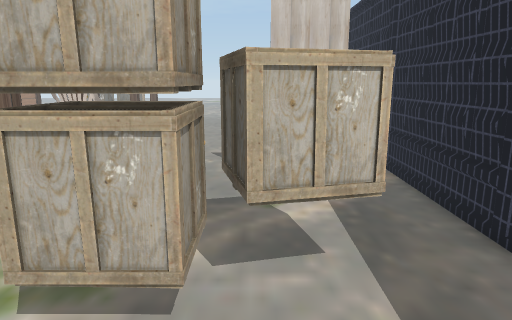
view 1 (above)

22 first-person views from a walk through a 3-D level made in the Unity game engine. The camera is 1.5 m above the floor, tilts 12° down and sees 70° across. The floor is counted in squares, 0.5 m on a side. Each view is taken from the middle of a square. On the plan, view 1 faces up. The plan holds only what a view shows up to about 20 squares ahead; the rest is blank. The place goes on beyond the plan. The player character is not drawn. Some surface patterns are stand-ins.

view 2
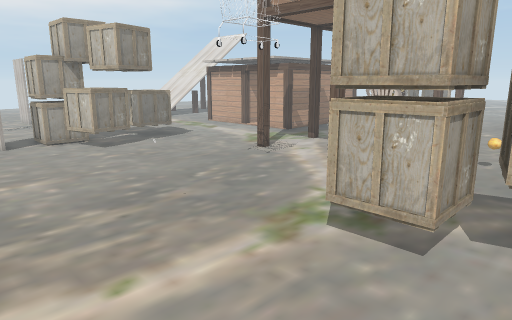

view 3
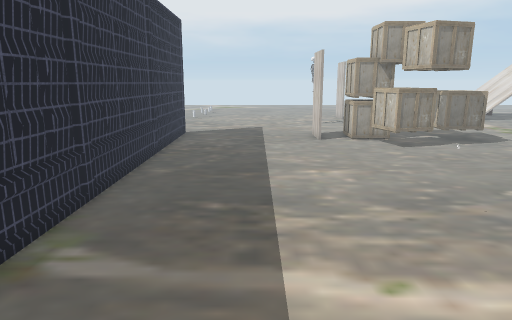

view 4
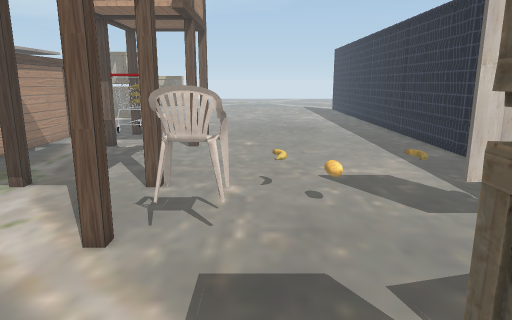

view 5
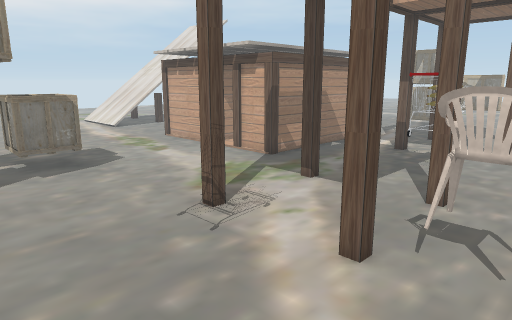

view 6
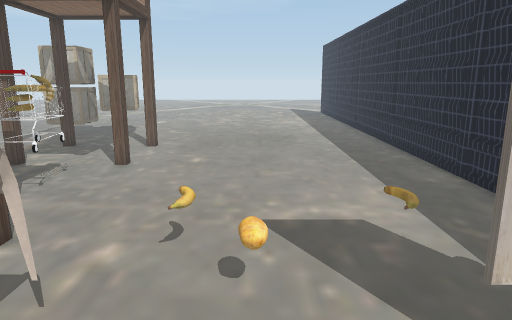

view 7
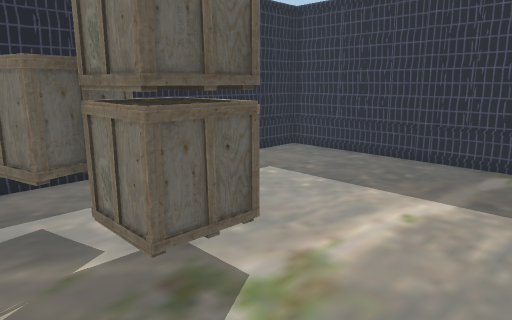

view 8
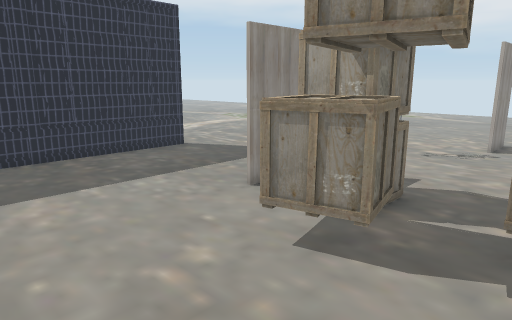

view 9
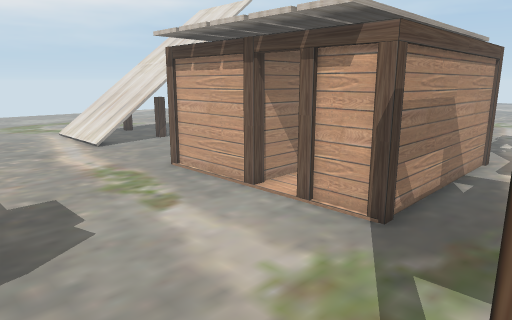

view 10
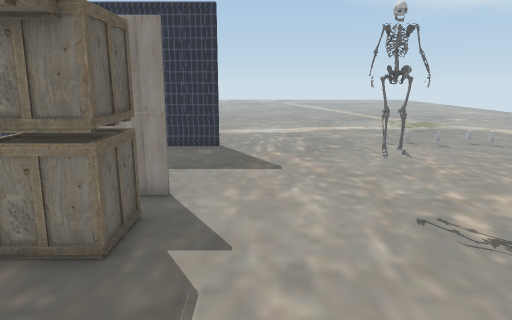

view 11
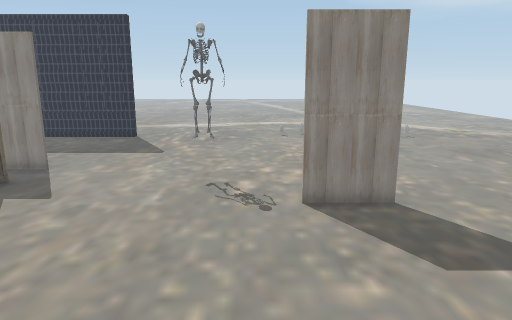

view 12
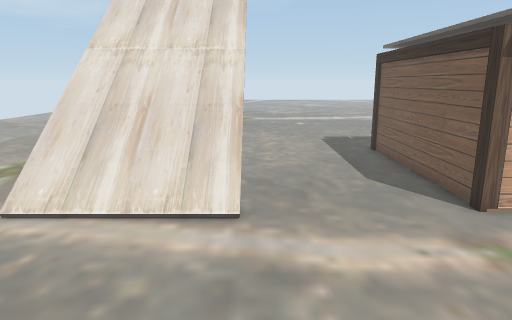

view 13
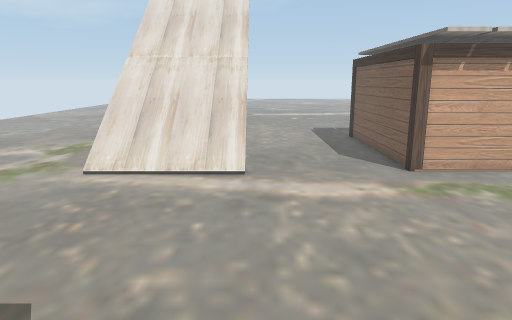

view 14
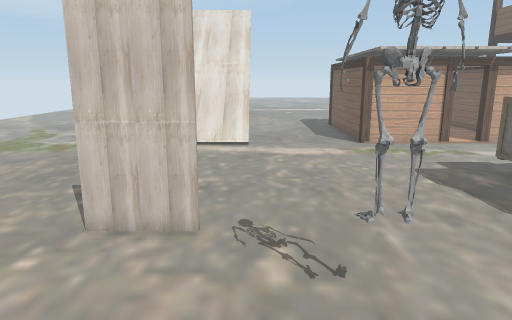

view 15
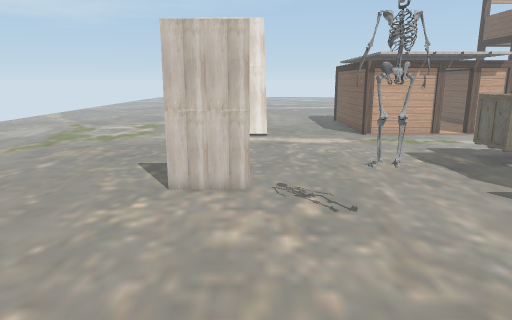

view 16
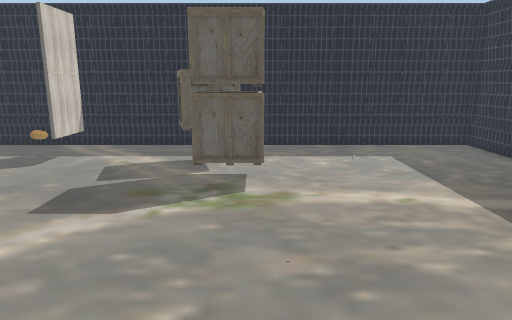

view 17
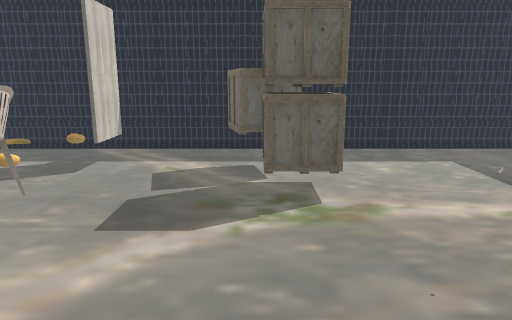

view 18
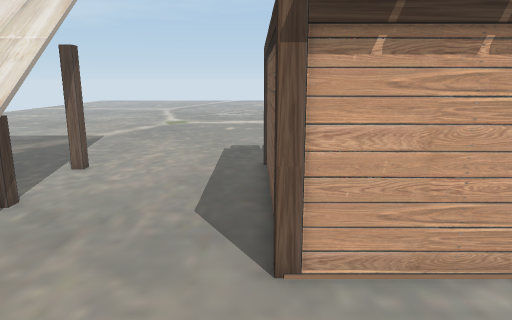

view 19
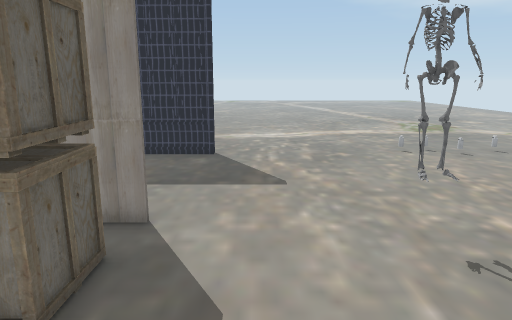

view 20
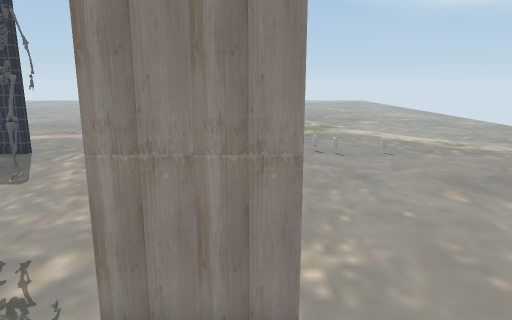

view 21
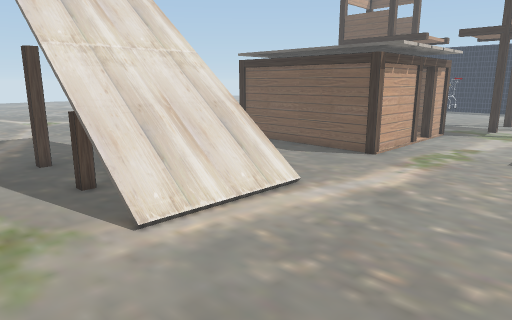

view 22
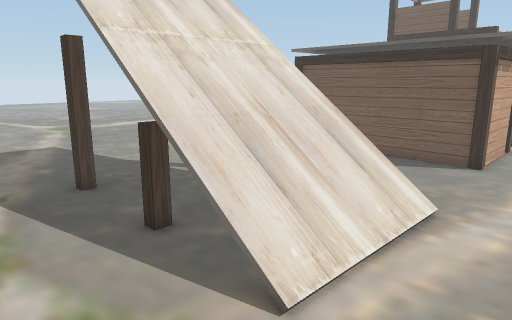

### Floor plan
Points are (right, up) in squares from view 1. A wall is a line through its corners. A room is listed if a view was taken in it or the views show most of it. See-through windows are left out.
Room 1 (views 1, 2, 3, 4, 5, 6, 7, 8, 9, 10, 11, 12, 13, 14, 15, 16, 17, 18, 19, 20, 21, 22)
walls: (-18.3, 16.3) (-22.6, 16.3) (-22.6, 24.8); (-18.2, 1.4) (-19.5, 1.4); (-20.8, 1.5) (-18.2, 1.5); (-6.8, 10.8) (-6.8, 10.3) (-7.2, 10.3); (-29.1, 5.1) (-31.5, 5.1); (-14.4, 24.8) (-14.4, 16.3) (-16.7, 16.3); (-31.6, 5.2) (-29.1, 5.2); (-17.7, -6.3) (-17.3, -6.5); (-19.8, -6.5) (-19.4, -6.3); (-21.2, -6.7) (-21.2, -6.4) (-4.7, -6.4); (-11.2, -6.3) (-10.8, -6.5); (-33.7, 19.5) (-33.7, 20.1); (-5.9, -6.3) (-5.4, -6.5); (2.9, 11.4) (0.4, 11.4); (-4.6, -6.4) (4.7, -6.4) (4.7, 4.8); (-3.3, -6.5) (-2.9, -6.3); (4.6, 11.1) (4.8, 11.6); (4.8, 7.9) (4.6, 8.4); (4.7, 5.6) (4.7, 27.5); (4.8, 1.4) (4.6, 1.8); (4.6, -0.7) (4.8, -0.2); (3.2, -6.5) (3.7, -6.3); (4.8, 24.4) (4.6, 24.9); (4.6, -5.4) (4.8, -4.9)
low walls: (-28.3, 17.1) (-28.3, 16.5); (-33.7, 16.5) (-33.7, 17.5)
objects: other object (-27, 2); other object (-27, 3); other object (-26, 2); other object (-26, 3); other object (-20, 3) to (-18, 5); other object (-20, 8) to (-18, 10); other object (-18, 4) to (-16, 6); other object (-9, 17) to (-8, 17); other object (-9, 18) to (-9, 19); other object (-9, 20) to (-8, 20); other object (-8, 18); other object (-8, 19); other object (-7, 2); other object (-6, 11) to (-5, 12); other object (-3, 4) to (-1, 6); other object (-3, 6); other object (-3, 14); other object (0, 5) to (2, 7); other object (1, 14)

Where each view was taken, in squares from view 1:
view 1: 0 up, 0 right, facing up
view 2: 2 down, 1 right, facing up-left
view 3: 2 down, 1 right, facing left
view 4: 4 up, 4 left, facing up
view 5: 5 up, 4 left, facing up-left
view 6: 8 up, 2 left, facing up
view 7: 8 up, 7 left, facing down-right
view 8: 9 up, 11 left, facing down-left
view 9: 9 up, 11 left, facing up-left
view 10: 11 up, 23 left, facing down
view 11: 14 up, 28 left, facing down
view 12: 8 up, 28 left, facing up
view 13: 4 up, 28 left, facing up
view 14: 2 down, 28 left, facing up
view 15: 5 down, 29 left, facing up
view 16: 4 up, 13 left, facing right
view 17: 6 up, 12 left, facing right
view 18: 11 up, 23 left, facing up
view 19: 9 up, 23 left, facing down
view 20: 9 up, 31 left, facing down
view 21: 9 up, 37 left, facing up-right
view 22: 13 up, 37 left, facing up-right
